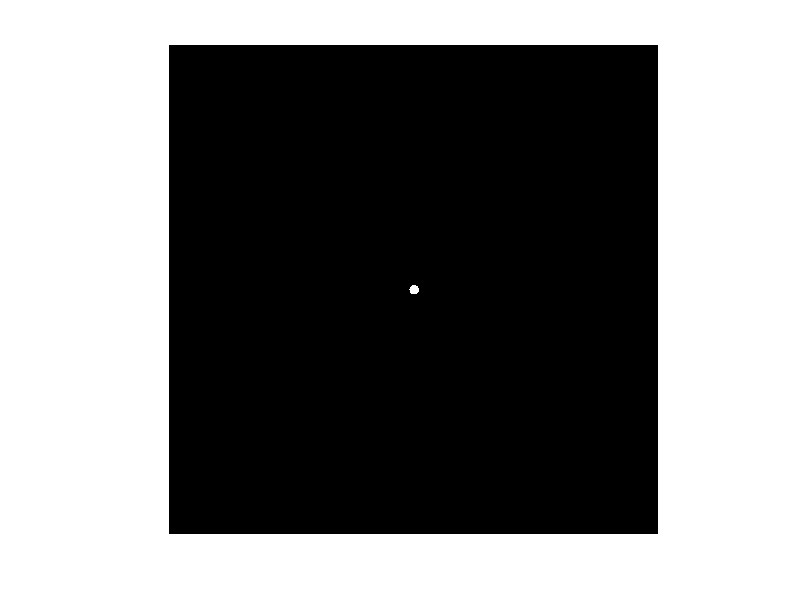

Source code (MATLAB):
function start()
    % deslocamento
    dx = 0;
    dy = 0;
    
    % cria a imagem 1000 x 1000
    imagem = zeros([1000 1000]);
    
    % gera imagem
    X = ones(1000, 1) * [-500 : 499];
    Y = [-500 : 499]' * ones(1, 1000); 
    Z = (X + dx).^2 + (Y + dy).^2; 
    imagem(find(Z <= 10^2)) = 1;
    
    % exibe imagem
    imshow(imagem);
    
end